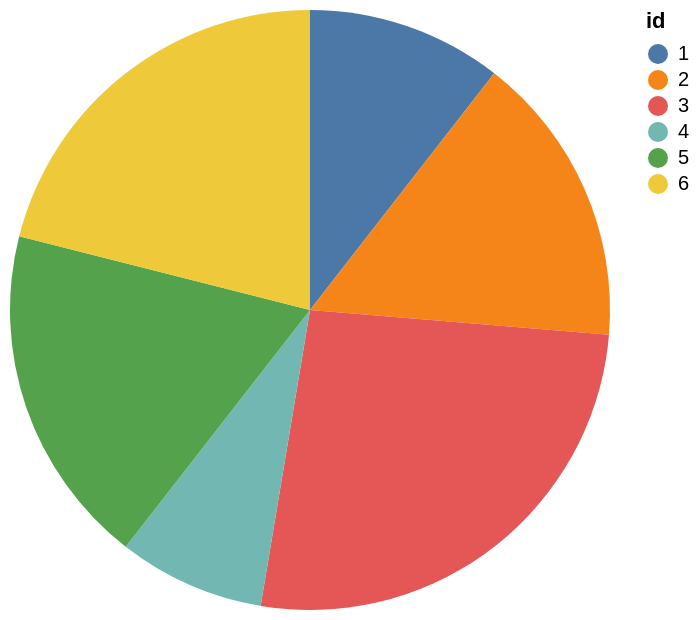

Write the Vega-Lite specification saved for this chart.
### Vega-Lite specification from a JSON file in a GitHub repository (floating-point values rounded to 4 significant figures)
{"$schema": "https://vega.github.io/schema/vega-lite/v4.json", "description": "A simple pie chart with embedded data.", "data": {"values": [{"id": 1, "field": 4}, {"id": 2, "field": 6}, {"id": 3, "field": 10}, {"id": 4, "field": 3}, {"id": 5, "field": 7}, {"id": 6, "field": 8}]}, "mark": "arc", "encoding": {"theta": {"field": "field", "type": "quantitative"}, "color": {"field": "id", "type": "nominal"}}}
